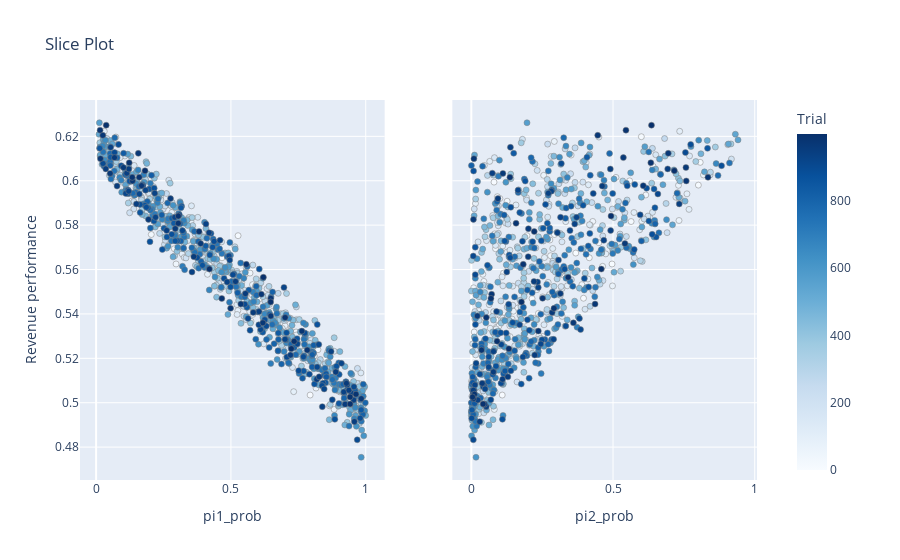

Write notebook code for a chart like this one.
### Code cell
optuna.visualization.plot_slice(
    study,
    target=lambda t: t.values[0],
    target_name="Revenue performance",
).show()

### Figure 1 — Plotly figure (JSON) as saved in the notebook; plotly's stock layout.template omitted (floating-point values rounded to 4 significant figures; data arrays with more than 128 entries replaced by an {"elided": "..."} marker saying what was removed)
{"data": [{"marker": {"color": {"elided": "1000 int values"}, "colorbar": {"title": {"text": "Trial"}, "x": 1, "xpad": 40}, "colorscale": [[0, "rgb(247,251,255)"], [0.125, "rgb(222,235,247)"], [0.25, "rgb(198,219,239)"], [0.375, "rgb(158,202,225)"], [0.5, "rgb(107,174,214)"], [0.625, "rgb(66,146,198)"], [0.75, "rgb(33,113,181)"], [0.875, "rgb(8,81,156)"], [1, "rgb(8,48,107)"]], "line": {"color": "Grey", "width": 0.5}, "showscale": true}, "mode": "markers", "name": "Feasible Trial", "showlegend": false, "type": "scatter", "x": {"elided": "1000 float values"}, "xaxis": "x", "y": {"elided": "1000 float values"}, "yaxis": "y"}, {"marker": {"color": {"elided": "1000 int values"}, "colorbar": {"title": {"text": "Trial"}, "x": 1, "xpad": 40}, "colorscale": [[0, "rgb(247,251,255)"], [0.125, "rgb(222,235,247)"], [0.25, "rgb(198,219,239)"], [0.375, "rgb(158,202,225)"], [0.5, "rgb(107,174,214)"], [0.625, "rgb(66,146,198)"], [0.75, "rgb(33,113,181)"], [0.875, "rgb(8,81,156)"], [1, "rgb(8,48,107)"]], "line": {"color": "Grey", "width": 0.5}, "showscale": false}, "mode": "markers", "name": "Feasible Trial", "showlegend": false, "type": "scatter", "x": {"elided": "1000 float values"}, "xaxis": "x2", "y": {"elided": "1000 float values"}, "yaxis": "y2"}], "layout": {"title": {"text": "Slice Plot"}, "xaxis": {"anchor": "y", "domain": [0, 0.45], "title": {"text": "pi1_prob"}}, "xaxis2": {"anchor": "y2", "domain": [0.55, 1], "title": {"text": "pi2_prob"}}, "yaxis": {"anchor": "x", "domain": [0, 1], "title": {"text": "Revenue performance"}}, "yaxis2": {"anchor": "x2", "domain": [0, 1], "matches": "y", "showticklabels": false}}}
